Frame 1 (no input): blank canvas, image omitted
Frame 60 (no input): blank canvas, image omitted
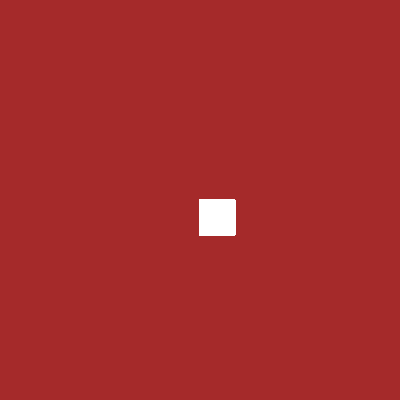
Frame 120 (the mouse pressed at the canvas centre since frame 60)

The p5.js sketch whose frames 1 and 60 were blank and that drew this single picture after the mouse press (run headless with seeded random() and noise() and a simulated clock; from frame 60 on, the mouse is pressed at the canvas centre):

// p5.js sketch
// ── sketch.js
function setup() {
    createCanvas(400, 400);
    background("brown");
  }
  
  function draw() {
    
    stroke("white");
    fill("white");
    
    //console.log(mouseIsPressed);
    
    if (mouseIsPressed) {
      rect(mouseX, mouseY, 35, 35);
    }
  }
